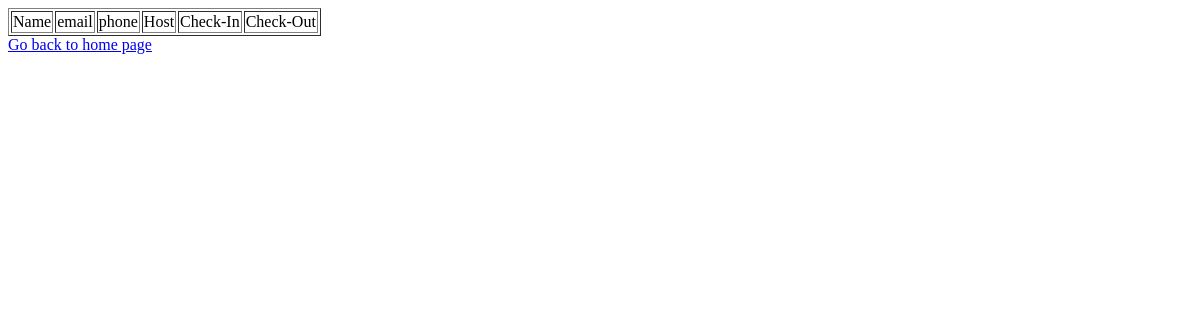
The app's page /viewV, older data.
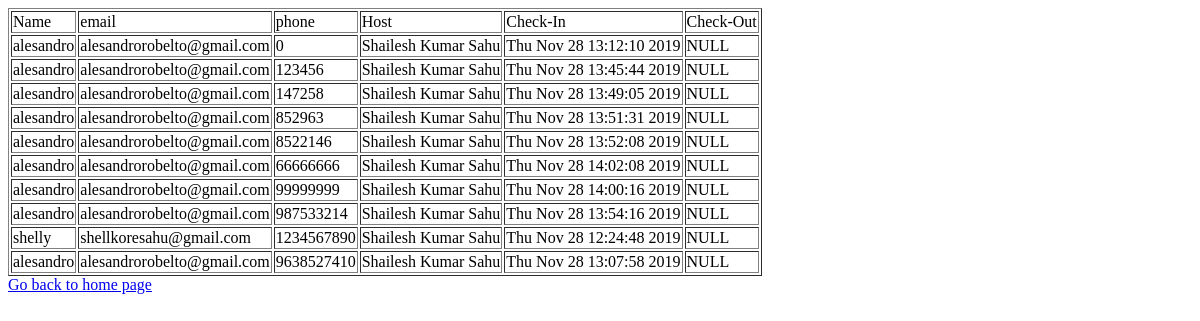
The same page, newer data.
### tables this page shows
CREATE TABLE visitor (name TEXT, email TEXT, phone INTEGER NOT NULL PRIMARY KEY, host TEXT, checkin TEXT, checkout TEXT);

### app.py (the view)
@app.route('/viewV')
def viewV():
   con = sql.connect("database.db")
   con.row_factory = sql.Row
   cur = con.cursor()
   cur.execute("select * from visitor")
   rows = cur.fetchall()
   return render_template("viewV.html",rows = rows)

### templates/viewV.html
<!doctype html>
<html>
   <body>
      <table border = 1>
         <thead>
            <td>Name</td>
            <td>email</td>
            <td>phone</td>
            <td>Host</td>
            <td>Check-In</td>
            <td>Check-Out</td>
         </thead>
         {% for row in rows %}
            <tr>
               <td>{{row["name"]}}</td>
               <td>{{row["email"]}}</td>
               <td> {{row["phone"]}}</td>
               <td>{{row["host"]}}</td>
               <td>{{row["checkin"]}}</td>
               <td>{{row["checkout"]}}</td>
            </tr>
         {% endfor %}
      </table>
      <a href = "/">Go back to home page</a>
   </body>
</html>

Row changes from the older to the newer data that the page shows:
added visitor: name "alesandro", email "alesandrorobelto@gmail.com", phone "0", host "Shailesh Kumar Sahu", checkin "Thu Nov 28 13:12:10 2019", checkout "NULL"
added visitor: name "alesandro", email "alesandrorobelto@gmail.com", phone "123456", host "Shailesh Kumar Sahu", checkin "Thu Nov 28 13:45:44 2019", checkout "NULL"
added visitor: name "alesandro", email "alesandrorobelto@gmail.com", phone "147258", host "Shailesh Kumar Sahu", checkin "Thu Nov 28 13:49:05 2019", checkout "NULL"
added visitor: name "alesandro", email "alesandrorobelto@gmail.com", phone "852963", host "Shailesh Kumar Sahu", checkin "Thu Nov 28 13:51:31 2019", checkout "NULL"
added visitor: name "alesandro", email "alesandrorobelto@gmail.com", phone "8522146", host "Shailesh Kumar Sahu", checkin "Thu Nov 28 13:52:08 2019", checkout "NULL"
added visitor: name "alesandro", email "alesandrorobelto@gmail.com", phone "66666666", host "Shailesh Kumar Sahu", checkin "Thu Nov 28 14:02:08 2019", checkout "NULL"
added visitor: name "alesandro", email "alesandrorobelto@gmail.com", phone "99999999", host "Shailesh Kumar Sahu", checkin "Thu Nov 28 14:00:16 2019", checkout "NULL"
added visitor: name "alesandro", email "alesandrorobelto@gmail.com", phone "987533214", host "Shailesh Kumar Sahu", checkin "Thu Nov 28 13:54:16 2019", checkout "NULL"
added visitor: name "shelly", email "shellkoresahu@gmail.com", phone "1234567890", host "Shailesh Kumar Sahu", checkin "Thu Nov 28 12:24:48 2019", checkout "NULL"
added visitor: name "alesandro", email "alesandrorobelto@gmail.com", phone "9638527410", host "Shailesh Kumar Sahu", checkin "Thu Nov 28 13:07:58 2019", checkout "NULL"
